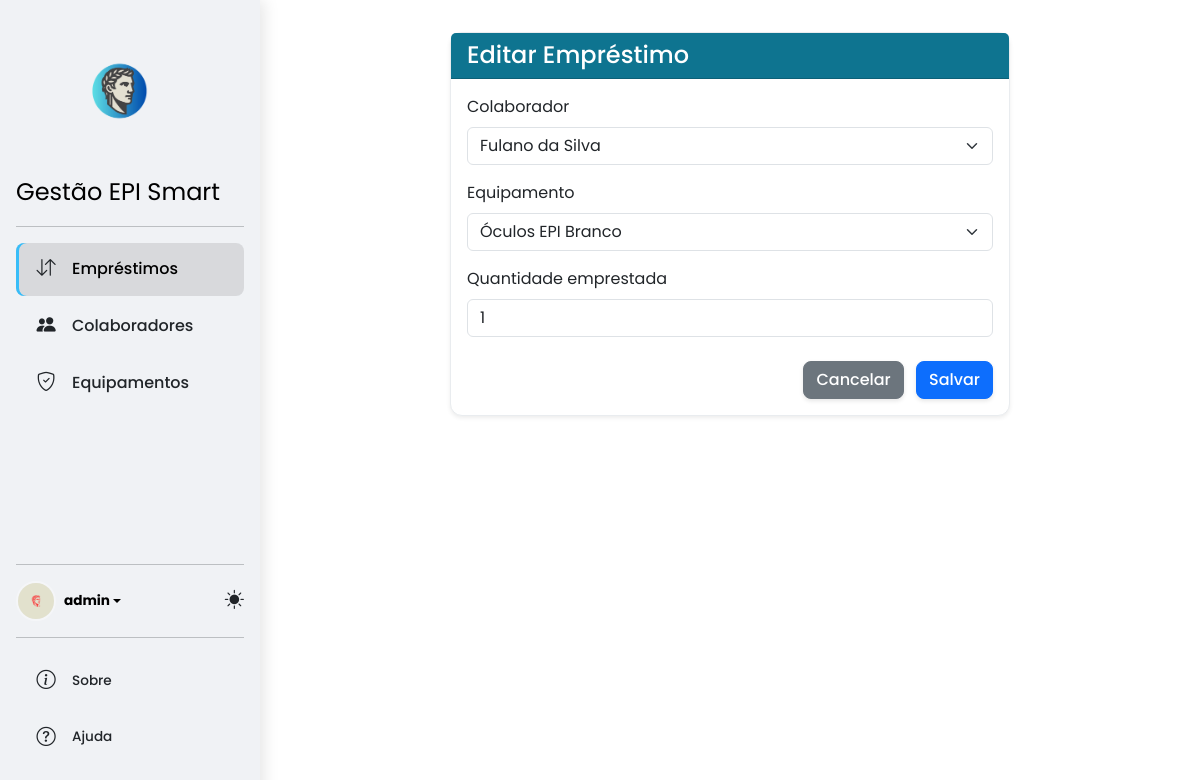
/emprestimos/edit/6/ (signed in), run on the app's committed database.
### core/models.py (models this page shows, shortened)
class Perfil(models.Model):
    user = models.OneToOneField(User, on_delete=models.CASCADE)
    foto = models.ImageField(default='default.jpg', upload_to='profile_pics')

class Emprestimo(models.Model):
    colaborador = models.ForeignKey(Colaborador, on_delete=models.CASCADE)
    equipamento = models.ForeignKey(Equipamento, on_delete=models.CASCADE)
    data_emprestimo = models.DateTimeField(default=timezone.now)
    data_devolucao = models.DateTimeField(null=True, blank=True)
    devolvido = models.BooleanField(default=False)
    quantidade_emprestada = models.PositiveIntegerField(default=0)
    quantidade_devolvida = models.PositiveIntegerField(default=0)

### core/views.py (the view)
# urls.py: path('emprestimos/edit/<int:pk>/', views.emprestimo_update, name='emprestimo_update'),
@login_required
def emprestimo_update(request, pk):
    emprestimo = get_object_or_404(Emprestimo, pk=pk)
    if request.method == 'POST':
        form = EmprestimoForm(request.POST, instance=emprestimo)
        if form.is_valid():
            form.save()
            messages.success(request, 'Empréstimo atualizado com sucesso!')
            return redirect('emprestimo_list')
    else:
        form = EmprestimoForm(instance=emprestimo)
    return render(request, 'core/emprestimo_form.html', {'form': form})

### core/forms.py
class EmprestimoForm(forms.ModelForm):
    colaborador = forms.ModelChoiceField(
        queryset=Colaborador.objects.all(),
        widget=forms.Select(attrs={'class': 'form-select'})
    )
    equipamento = forms.ModelChoiceField(
        queryset=Equipamento.objects.filter(quantidade_disponivel__gt=0),
        widget=forms.Select(attrs={'class': 'form-select'})
    )
    class Meta:
        model = Emprestimo
        fields = ['colaborador', 'equipamento', 'quantidade_emprestada']
        widgets = {
            'quantidade_emprestada': forms.NumberInput(attrs={'class': 'form-control'}),
        }

### core/models.py (called while the page is built)
    def __str__(self):
        return self.nome_completo

    def __str__(self):
        return self.nome_epi

### core/templates/core/emprestimo_form.html (shortened to what this page needs)
{% extends 'base.html' %}
{% block content %}
<div class="row justify-content-center">
  <div class="col-lg-8">
    <div class="card shadow-sm">
      <div class="card-header bg-primary text-white">
        <h4 class="mb-0">{% if form.instance.pk %}Editar{% else %}Adicionar{% endif %} Empréstimo</h4>
      </div>
      <div class="card-body">
        <form method="post" novalidate>
          {% for field in form %}
            <div class="mb-3">
              <label for="{{ field.id_for_label }}" class="form-label">{{ field.label }}</label>
              {{ field }}
            </div>
          {% endfor %}
          <div class="mt-4 text-end">
            <a href="{% url 'emprestimo_list' %}" class="btn btn-secondary me-2">Cancelar</a>
            <button type="submit" class="btn btn-primary">Salvar</button>
          </div>
        </form>
      </div>
    </div>
  </div>
</div>
{% endblock %}

### core/templates/core/includes/sidebar_content.html (shortened to what this page needs)
{% load static %}
<a href="{% url 'home' %}" class="logo-link d-flex flex-column align-items-center mb-3 mb-md-0 me-md-auto text-decoration-none text-center">
  <img src="{% static 'images/LOGO_PRINCIPAL.png' %}" alt="Logo" class="mb-2" style="height: 150px;" id="mainLogoImage">
  <span class="fs-4 text-body-emphasis">Gestão EPI Smart</span>
</a>
<hr>
<ul class="nav nav-pills flex-column mb-auto">
  <li class="nav-item">
    <a href="{% url 'emprestimo_list' %}" class="nav-link {% if 'emprestimo' in request.resolver_match.view_name %}active{% endif %}">
      <i class="bi bi-arrow-down-up"></i>
      Empréstimos
    </a>
  </li>
  <li>
    <a href="{% url 'colaborador_list' %}" class="nav-link {% if 'colaborador' in request.resolver_match.view_name %}active{% endif %}">
      <i class="bi bi-people-fill"></i>
      Colaboradores
    </a>
  </li>
  <li>
    <a href="{% url 'equipamento_list' %}" class="nav-link {% if 'equipamento' in request.resolver_match.view_name %}active{% endif %}">
      <i class="bi bi-shield-check"></i>
      Equipamentos
    </a>
  </li>
</ul>
<hr>
<div class="sidebar-footer">
  <div class="d-flex justify-content-between align-items-center w-100 mb-3">
    <div class="dropdown">
      <a href="#" class="d-flex align-items-center text-body-emphasis text-decoration-none dropdown-toggle user-profile" data-bs-toggle="dropdown" aria-expanded="false">
        <img src="{{ user.perfil.foto.url }}" alt="" class="rounded-circle me-2">
        <strong>{{ user.username }}</strong>
      </a>
    </div>
    <div class="theme-switcher">
        <i class="bi bi-sun-fill theme-icon"></i>
    </div>
  </div>
  <hr>
  <ul class="nav nav-pills flex-column mb-3">
    <li class="nav-item">
      <a href="{% url 'sobre' %}" class="nav-link {% if 'sobre' in request.resolver_match.view_name %}active{% endif %}">
        <i class="bi bi-info-circle"></i>
        Sobre
      </a>
    </li>
    <li class="nav-item">
      <a href="{% url 'ajuda' %}" class="nav-link {% if 'ajuda' in request.resolver_match.view_name %}active{% endif %}>">
        <i class="bi bi-question-circle"></i>
        Ajuda
      </a>
    </li>
  </ul>
</div>

### core/static/css/styles.css (style rules this page uses)
:root { --sidebar-width: 260px; --sidebar-bg: #f0f2f5; --sidebar-link-color: #212529; --sidebar-link-hover-bg: rgba(0, 0, 0, 0.05); --sidebar-link-hover-color: #000; --sidebar-active-link-bg: rgba(0, 0, 0, 0.1); --sidebar-icon-color: #212529; --bs-body-font-family: 'Poppins', sans-serif; --bs-body-bg: #ffffff; --bs-body-color: #212529; --card-bg: #ffffff; --card-shadow: 0 4px 6px rgba(0, 0, 0, 0.05); --card-border: 1px solid #e9ecef; --card-border-radius: 0.75rem; --btn-border-radius: 0.5rem; --btn-shadow: 0 2px 4px rgba(0, 0, 0, 0.1); --bs-primary-rgb: 14, 116, 144; }
html, body { height: 100%; }
body { background-color: var(--bs-body-bg); color: var(--bs-body-color); font-family: var(--bs-body-font-family); transition: background-color 0.3s ease; }
.sidebar, .content-wrapper, .nav-link, .card, .btn, .logo-link { transition: all 0.2s ease-in-out; }
.sidebar .nav-link { color: var(--sidebar-link-color); font-weight: 500; padding: 0.75rem 1.25rem; border-radius: var(--btn-border-radius); margin-bottom: 0.25rem; display: flex; align-items: center; }
.sidebar .nav-link i { font-size: 1.2rem; color: var(--sidebar-icon-color); margin-right: 1rem; width: 20px; text-align: center; transition: color 0.2s ease; }
.sidebar .nav-link.active, .sidebar .nav-link:hover { background-color: var(--sidebar-link-hover-bg); color: var(--sidebar-link-hover-color); }
.sidebar .nav-link.active { background-color: var(--sidebar-active-link-bg); box-shadow: inset 3px 0 0 #38bdf8; transform: translateX(0); }
.user-profile img { width: 40px; height: 40px; object-fit: cover; border: 2px solid rgba(255, 255, 255, 0.3); }
.card { background-color: var(--card-bg); border: var(--card-border); border-radius: var(--card-border-radius); box-shadow: var(--card-shadow); }
.btn { border-radius: var(--btn-border-radius); font-weight: 500; box-shadow: var(--btn-shadow); }
@media (min-width: 992px) { body.authenticated { display: flex; } }
.theme-switcher { cursor: pointer; color: var(--sidebar-link-color); font-size: 1.2rem; }
.sidebar-footer { font-size: 0.85rem; }
.sidebar-footer a { color: var(--sidebar-link-color); text-decoration: none; }

### data on the page
Emprestimo: form "Fulano da Silva" "Óculos EPI Branco" "1"

### other printed values
{{ user.username }} "admin"
{{ field.label }} "Colaborador" "Equipamento" "Quantidade emprestada"
